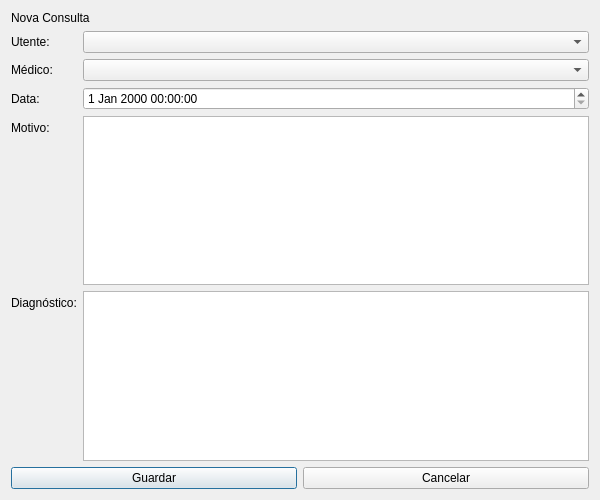
<?xml version="1.0" encoding="UTF-8"?>
<ui version="4.0">
 <class>FormNovaConsulta</class>
 <widget class="QDialog" name="FormNovaConsulta">
  <property name="geometry">
   <rect>
    <x>0</x>
    <y>0</y>
    <width>600</width>
    <height>500</height>
   </rect>
  </property>
  <property name="windowTitle">
   <string>OmniCare - Nova Consulta</string>
  </property>
  <layout class="QVBoxLayout" name="verticalLayout">
   <item>
    <widget class="QLabel" name="label_Titulo">
     <property name="text">
      <string>Nova Consulta</string>
     </property>
    </widget>
   </item>
   <item>
    <layout class="QFormLayout" name="formLayout">
     <item row="0" column="0">
      <widget class="QLabel" name="label_Utente">
       <property name="text">
        <string>Utente:</string>
       </property>
      </widget>
     </item>
     <item row="0" column="1">
      <widget class="QComboBox" name="comboBox_Utente"/>
     </item>
     <item row="1" column="0">
      <widget class="QLabel" name="label_Medico">
       <property name="text">
        <string>Médico:</string>
       </property>
      </widget>
     </item>
     <item row="1" column="1">
      <widget class="QComboBox" name="comboBox_Medico"/>
     </item>
     <item row="2" column="0">
      <widget class="QLabel" name="label_Data">
       <property name="text">
        <string>Data:</string>
       </property>
      </widget>
     </item>
     <item row="2" column="1">
      <widget class="QDateTimeEdit" name="dateTimeEdit_Data"/>
     </item>
     <item row="3" column="0">
      <widget class="QLabel" name="label_Motivo">
       <property name="text">
        <string>Motivo:</string>
       </property>
      </widget>
     </item>
     <item row="3" column="1">
      <widget class="QTextEdit" name="textEdit_Motivo"/>
     </item>
     <item row="4" column="0">
      <widget class="QLabel" name="label_Diagnostico">
       <property name="text">
        <string>Diagnóstico:</string>
       </property>
      </widget>
     </item>
     <item row="4" column="1">
      <widget class="QTextEdit" name="textEdit_Diagnostico"/>
     </item>
     <item row="5" column="0" colspan="2">
      <layout class="QHBoxLayout" name="buttonLayout">
       <item>
        <widget class="QPushButton" name="pushButton_Guardar">
         <property name="text">
          <string>Guardar</string>
         </property>
        </widget>
       </item>
       <item>
        <widget class="QPushButton" name="pushButton_Cancelar">
         <property name="text">
          <string>Cancelar</string>
         </property>
        </widget>
       </item>
      </layout>
     </item>
    </layout>
   </item>
  </layout>
 </widget>
 <resources/>
 <connections/>
</ui>
